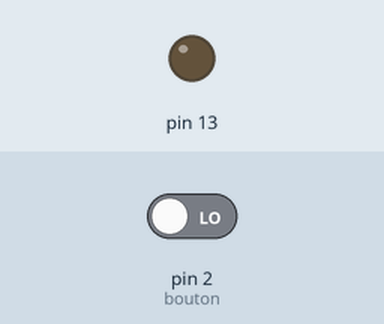
Recording of a sketch running on a simulated Arduino Uno, built with avr-gcc and run on an emulated ATmega328P. Shown: output pins drawn as LEDs (lit = HIGH). The test bench sets the inputs (shaded band); at power-on: pin 2 (bouton) LOW. No radio packets arrive unless stated.

Above: at 1.2 s.
1.3 s: pin 2 (bouton) driven HIGH
At 2.0 s:
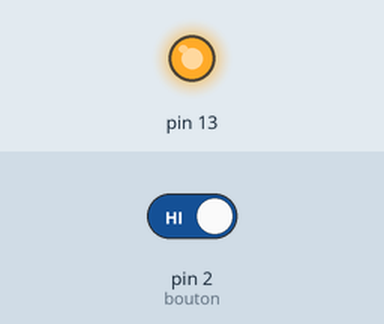
2.8 s: pin 2 (bouton) driven LOW
At 3.2 s:
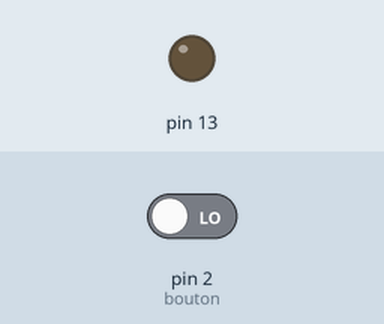
Timing chart, 0 to 5.8 s (numbered marks = the images above; inputs shaded):
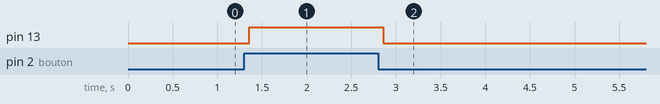

Measured:
- after the input at 1.3 s, pin 13: LOW → HIGH after 0.06 s
- after the input at 2.8 s, pin 13: HIGH → LOW after 0.06 s

The sketch:

emetteur-433.ino
```cpp
#include <VirtualWire.h>

char *controller;
int bouton = 2; //bouton pin 2
int etatBouton = 0; //variable état du bouton
int dernierEtatBouton = 0; //variable état du bouton

void setup() {
  pinMode(13,OUTPUT);
  pinMode(bouton, INPUT);

  vw_set_ptt_inverted(true);
  vw_set_tx_pin(5); //emetteur pin 5
  vw_setup(100);// vitesse en bit/s

  controller="1" ;
  vw_send((uint8_t *)controller, strlen(controller));
  vw_wait_tx(); // Wait until the whole message is gone

}

void loop(){
etatBouton = digitalRead(bouton);

  if (etatBouton != dernierEtatBouton) {
    // if the state has changed, increment the counter
    if (etatBouton == HIGH) {

    controller="0" ;
    vw_send((uint8_t *)controller, strlen(controller));
    vw_wait_tx(); // Wait until the whole message is gone
    digitalWrite(13,1);

    } else {

    controller="1" ;
    vw_send((uint8_t *)controller, strlen(controller));
    vw_wait_tx(); // Wait until the whole message is gone
    digitalWrite(13,0);

    }
    // Delay a little bit to avoid bouncing
    delay(50);
  }
  // save the current state as the last state, for next time through the loop
  dernierEtatBouton = etatBouton;

}
```
